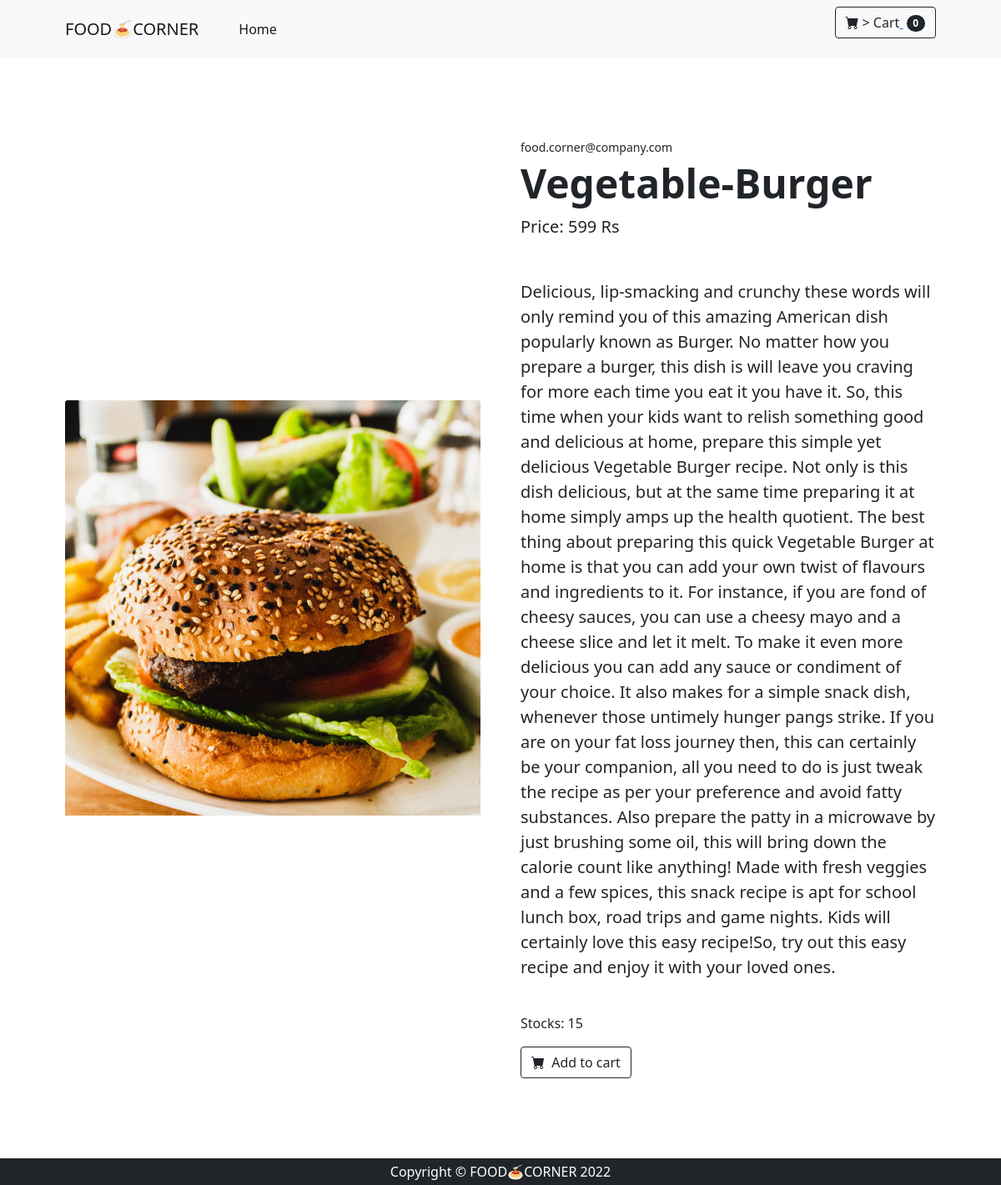
Screenshot of /vegitable/vegetable-burger with the database file from the repository.
### shop/models.py (models this page shows, shortened)
class Products(models.Model):
    name = models.CharField(max_length=150,unique=True)
    slug = models.SlugField(max_length=250,unique=True)
    img = models.ImageField(upload_to='product')
    desc = models.TextField()
    stock = models.IntegerField()
    available = models.BooleanField()
    price = models.IntegerField()
    category = models.ForeignKey(Categ,on_delete=models.CASCADE)

### shop/views.py (the view)
# urls.py: path('<slug:c_slug>/<slug:product_slug>',views.ProdDetailes, name = 'details'),
def ProdDetailes(request,c_slug,product_slug):
    try:
        prod = Products.objects.get(category__slug=c_slug,slug=product_slug)
    except Exception as e:
        raise e
    return render(request, 'item.html' , {'pr':prod})

### cart/context_processor.py (called while the page is built)
def count(request):
    item_count = 0
    if 'admin' in request.path:
        return {}
    else:
        try:
            ct = CartList.objects.filter(cart_id=c_id(request))
            cti = Items.objects.all().filter(cart=ct[:1])
            for c in cti:
                item_count += c.quan
        except CartList.DoesNotExist:
            item_count = 0
        return dict(itc=item_count)

### cart/views.py (called while the page is built)
def c_id(request):
    ct_id = request.session.session_key
    if not ct_id:
        ct_id = request.session.create()
    return ct_id

### template/item.html (shortened to what this page needs)
{% load static %}
<html lang="en">
<head>
    <link href="https://cdn.jsdelivr.net/npm/bootstrap-icons@1.5.0/font/bootstrap-icons.css" rel="stylesheet" />
    <link href="{% static 'pr\css\styles.css' %}" rel="stylesheet" />
</head>
<body>
    <nav class="navbar navbar-expand-lg navbar-light bg-light">
        <div class="container px-4 px-lg-5">
            <a class="navbar-brand" href="#!">FOOD🍝CORNER</a>
            <div class="collapse navbar-collapse" id="navbarSupportedContent">
                <ul class="navbar-nav me-auto mb-2 mb-lg-0 ms-lg-4">
                    <li class="nav-item"><a class="nav-link active" aria-current="page" href="/">Home</a></li>
                </ul>
                <form class="d-flex">
                    <button class="btn btn-outline-dark" type="submit">
                        <i class="bi-cart-fill me-1"></i>>
                        Cart<a href="{% url 'cartDetails' %}">
                            <span class="badge bg-dark text-white ms-1 rounded-pill">{{itc}}</span></a>
                    </button>
                </form>
            </div>
        </div>
    </nav>
    <section class="py-5">
        <div class="container px-4 px-lg-5 my-5">
            <div class="row gx-4 gx-lg-5 align-items-center">
                <div class="col-md-6"><img class="card-img-top mb-5 mb-md-0" src="{{pr.img.url}}" alt="#" /></div>
                <div class="col-md-6">
                    <div class="small mb-1">food.corner@company.com</div>
                    <h1 class="display-5 fw-bolder">{{pr.name}}</h1>
                    <div class="fs-5 mb-5">
                        <span>Price: {{pr.price}} Rs</span>
                    </div>
                    <p class="lead">{{pr.desc}}</p>
                    <br>
                    <p>Stocks: {{pr.stock}}</p>
                    <div class="d-flex">
                            {% if pr.stock <= 0 %} <h1 style="color: red;">Sorry Nothing Left</h1>
                                {% else %}
                            <a href="{% url 'addcart' pr.id %}"> <button class="btn btn-outline-dark flex-shrink-0"
                                    type="button">
                                    <i class="bi-cart-fill me-1"></i>
                                    Add to cart
                                    {% endif %}
                                </button></a>
                        </div>
                </div>
            </div>
        </div>
    </section>
    <footer class="py-1 bg-dark">
        <div class="container">
            <p class="m-0 text-center text-white">Copyright &copy; FOOD🍝CORNER 2022</p>
        </div>
    </footer>
</body>
</html>

### rows the page displays
Products: img (picture), name "Vegetable-Burger", price "599", desc "Delicious, lip-smacking and crunchy these words will only remind you of this amazing American dish popularly known as Burger. No matter how you prepare a burger, this dish is will leave you craving for more each time you eat it you have it. So, this time when your kids want to relish something good and delicious at home, prepare this simple yet delicious Vegetable Burger recipe. Not only is this dish delicious, but at the same time preparing it at home simply amps up the health quotient. The best thing about preparing this quick Vegetable Burger at home is that you can add your own twist of flavours and ingredients to it. For instance, if you are fond of cheesy sauces, you can use a cheesy…", stock "15"

### other values shown
{{ itc }} "0"
